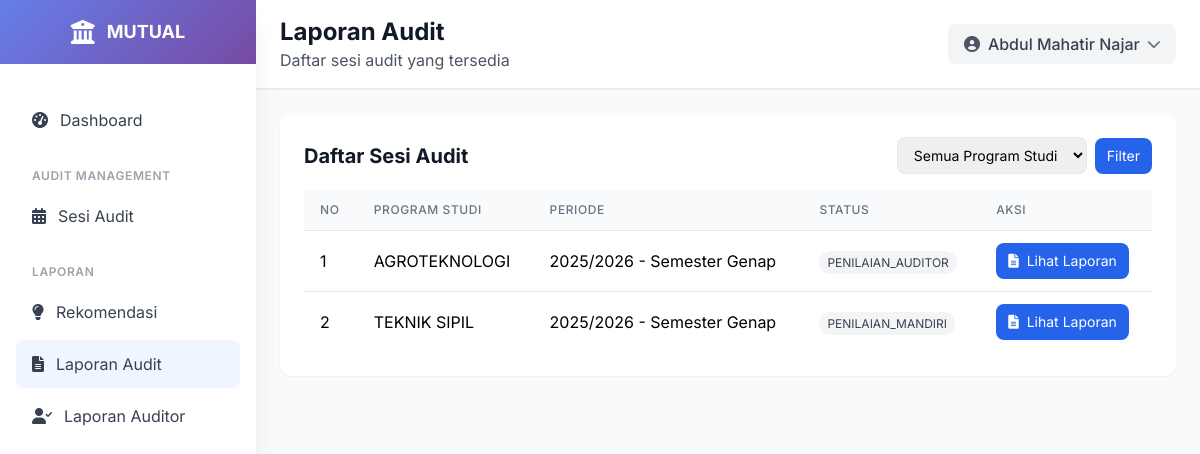
Screenshot of /laporan/ (signed in) with the database file from the repository.
### ami/models.py (models this page shows, shortened)
class AuditSession(models.Model):
    program_studi = models.ForeignKey(ProgramStudi, on_delete=models.CASCADE, related_name='audit_sessions')
    tahun_akademik = models.CharField(max_length=9)  # Contoh: "2023/2024"
    semester = models.CharField(max_length=2, choices=[
        ('G', 'Ganjil'),
        ('P', 'Genap'),
    ])
    tanggal_mulai_penilaian_mandiri = models.DateField(blank=True, null=True)
    tanggal_selesai_penilaian_mandiri = models.DateField(blank=True, null=True)
    tanggal_mulai_penilaian_auditor = models.DateField(blank=True, null=True)
    tanggal_selesai_penilaian_auditor = models.DateField(blank=True, null=True)
    status = models.CharField(max_length=20, choices=[
        ('DRAFT', 'Draft'),
        ('PENILAIAN_MANDIRI', 'Penilaian Mandiri'),  # Diperbaiki typo
        ('PENILAIAN_AUDITOR', 'Penilaian Auditor'),  # Diperbaiki typo
        ('SELESAI', 'SELESAI'),
    ], default='DRAFT')
    auditor_ketua = models.ForeignKey(Auditor, on_delete=models.SET_NULL, null=True, blank=True, related_name='ketua_audit_sessions')
    auditor_anggota = models.ManyToManyField(Auditor, related_name='anggota_audit_sessions', blank=True)
    class Meta:
        verbose_name = "Sesi Audit"
        verbose_name_plural = "Sesi Audit"
        unique_together = ['program_studi', 'tahun_akademik', 'semester']
        ordering = ['-tanggal_mulai_penilaian_mandiri']

class ProgramStudi(models.Model):
    lembaga_akreditasi = models.ForeignKey(LembagaAkreditasi, on_delete=models.PROTECT, related_name='program_studi')
    kode = models.CharField(max_length=10, unique=True)
    nama = models.CharField(max_length=255)
    fakultas = models.CharField(max_length=200, choices=[
        ('FKIP', 'FKIP'),
        ('FISIP', 'FISIP'),
        ('FEB', 'FEB'),
        ('FAKUM', 'FAKUM'),
        ('FAPERTA', 'FAPERTA'),
        ('FATEK', 'FATEK'),
        ('FMIPA', 'FMIPA'),
        ('FAHUT', 'FAHUT'),
        ('FK', 'FK'),
        ('FAPETKAN', 'FAPETKAN'),
        ('FKM', 'FKM'),
        ('Pascasarjana', 'Pascasarjana'),
    ])
    jenjang = models.CharField(max_length=50, choices=[
        ('D3', 'Diploma 3'),
        ('D4', 'Diploma 4'),
        ('S1', 'Sarjana'),
        ('S2', 'Magister'),
        ('S3', 'Doktor'),
    ])
    akreditasi = models.CharField(max_length=50, blank=True, null=True, choices=[
        ('unggul', 'UNGGUL'),
        ('baik_sekali', 'BAIK SEKALI'),
        ('baik', 'BAIK'),
        ('A', 'A'),
        ('B', 'B'),
        ('C', 'C'),
        ('belum', 'Belum Terakreditasi')
    ] )
    tanggal_akreditasi = models.DateField(blank=True, null=True)
    class Meta:
        verbose_name = "Program Studi"
        verbose_name_plural = "Program Studi"
        ordering = ['kode']

### ami/views.py (the view)
# urls.py: path("laporan/", views.laporan_index_audit, name="laporan_index_audit"),
@login_required
def laporan_index_audit(request):
    user_program_studi = get_user_program_studi(request.user)
    user_auditor = get_user_auditor(request.user)
    qs = AuditSession.objects.select_related('program_studi', 'auditor_ketua')\
        .prefetch_related('auditor_anggota').all()
    if not request.user.is_superuser:
        if user_program_studi:
            qs = qs.filter(program_studi=user_program_studi)
        elif user_auditor:
            qs = qs.filter(Q(auditor_ketua=user_auditor) | Q(auditor_anggota=user_auditor)).distinct()
    program_studi_id = request.GET.get('program_studi')
    if program_studi_id:
        qs = qs.filter(program_studi_id=program_studi_id)
    qs = qs.order_by('-tanggal_mulai_penilaian_mandiri')
    paginator = Paginator(qs, 10)
    page_number = request.GET.get('page')
    audit_sessions = paginator.get_page(page_number)
    programs = ProgramStudi.objects.all().order_by('nama')
    return render(request, 'ami/laporan_index_audit.html', {
        'audit_sessions': audit_sessions,
        'program_studi': programs,
        'user_program_studi': user_program_studi,
        'user_auditor': user_auditor
    })

### ami/views.py (called while the page is built)
def get_user_program_studi(user):
    try:
        if hasattr(user, 'koordinatorprogramstudi'):
            return user.koordinatorprogramstudi.program_studi
        return None
    except AttributeError:
        return None

def get_user_auditor(user):
    try:
        return user.auditor
    except AttributeError:
        return None

### templates/ami/laporan_index_audit.html (shortened to what this page needs)
{% extends 'base.html' %}
{% block page_title %}Laporan Audit{% endblock %}
{% block page_subtitle %}Daftar sesi audit yang tersedia{% endblock %}
{% block content %}
<div class="p-4 lg:p-6">
  <div class="bg-white rounded-xl shadow-sm p-4 lg:p-6">
    <div class="flex items-center justify-between mb-4">
      <h2 class="text-lg lg:text-xl font-bold text-gray-900">Daftar Sesi Audit</h2>
      <form method="get" class="flex items-center space-x-2">
        <select name="program_studi" class="border rounded-lg px-3 py-2 text-sm">
          <option value="">Semua Program Studi</option>
        </select>
        <button class="px-3 py-2 rounded-lg bg-blue-600 text-white text-sm">Filter</button>
      </form>
    </div>
    <div class="overflow-x-auto">
      <table class="min-w-full divide-y divide-gray-200">
        <thead class="bg-gray-50">
          <tr>
            <th class="px-4 py-3 text-left text-xs font-medium text-gray-500 uppercase tracking-wider">No</th>
            <th class="px-4 py-3 text-left text-xs font-medium text-gray-500 uppercase tracking-wider">Program Studi</th>
            <th class="px-4 py-3 text-left text-xs font-medium text-gray-500 uppercase tracking-wider">Periode</th>
            <th class="px-4 py-3 text-left text-xs font-medium text-gray-500 uppercase tracking-wider">Status</th>
            <th class="px-4 py-3 text-left text-xs font-medium text-gray-500 uppercase tracking-wider">Aksi</th>
          </tr>
        </thead>
        <tbody class="bg-white divide-y divide-gray-200">
          {% for s in audit_sessions %}
          <tr class="hover:bg-gray-50">
             <td class="px-4 py-3 whitespace-nowrap">{{ forloop.counter }}</td>
            <td class="px-4 py-3 whitespace-nowrap">{{ s.program_studi.nama }}</td>
            <td class="px-4 py-3 whitespace-nowrap">{{ s.tahun_akademik }} - Semester {{ s.get_semester_display }}</td>
            <td class="px-4 py-3 whitespace-nowrap">
              <span class="px-2 py-1 text-xs rounded-full bg-gray-100 text-gray-700">{{ s.status }}</span>
            </td>
            <td class="px-4 py-3 whitespace-nowrap">
              <a href="{% url 'ami:laporan_audit' session_id=s.id %}" class="inline-flex items-center px-3 py-2 text-sm rounded-lg bg-blue-600 text-white hover:bg-blue-700">
                <i class="fas fa-file-alt mr-2"></i>Lihat Laporan
              </a>
            </td>
          </tr>
          {% empty %}
          <tr><td colspan="4" class="px-4 py-6 text-center text-gray-500">Belum ada sesi audit.</td></tr>
          {% endfor %}
        </tbody>
      </table>
    </div>
  </div>
</div>
{% endblock %}

### templates/base.html (shortened to what this page needs)
<!DOCTYPE html>
<html lang="id">
<head>
    <script src="https://cdn.tailwindcss.com"></script>
    <link href="https://cdnjs.cloudflare.com/ajax/libs/font-awesome/6.0.0/css/all.min.css" rel="stylesheet">
    <link href="https://cdn.jsdelivr.net/npm/select2@4.1.0-rc.0/dist/css/select2.min.css" rel="stylesheet" />
    <link href="https://cdn.jsdelivr.net/npm/select2-bootstrap-5-theme@1.3.0/dist/select2-bootstrap-5-theme.min.css" rel="stylesheet" />
</head>
<body class="bg-gray-50">
    <div class="fixed inset-y-0 left-0 z-50 w-64 bg-white shadow-xl transform transition-transform duration-300 ease-in-out lg:translate-x-0 -translate-x-full flex flex-col" id="sidebar">
        <div class="flex items-center justify-center h-16 gradient-bg flex-shrink-0">
            <div class="flex items-center space-x-3">
                <i class="fas fa-university text-white text-2xl"></i>
                <span class="text-white font-bold text-lg">MUTUAL</span>
            </div>
        </div>
        <nav class="flex-1 overflow-y-auto mt-8 px-4 pb-4">
            <div class="space-y-2">
                <a href="{% url 'ami:dashboard' %}" class="sidebar-item flex items-center px-4 py-3 text-gray-700 rounded-lg transition-all duration-200 {% if request.resolver_match.url_name == 'dashboard' %}bg-blue-50 text-blue-600{% else %}hover:bg-gray-50{% endif %}">
                    <i class="fas fa-tachometer-alt mr-3"></i>
                    <span>Dashboard</span>
                </a>
                <div class="pt-4">
                    <p class="px-4 text-xs font-semibold text-gray-400 uppercase tracking-wider">Audit Management</p>
                    <div class="mt-2 space-y-1">
                        <a href="{% url 'ami:audit_session_list' %}" class="sidebar-item flex items-center px-4 py-3 text-gray-700 rounded-lg transition-all duration-200 {% if request.resolver_match.url_name == 'audit_session_list' %}bg-blue-50 text-blue-600{% else %}hover:bg-gray-50{% endif %}">
                            <i class="fas fa-calendar-alt mr-3"></i>
                            <span>Sesi Audit</span>
                        </a>
                    </div>
                </div>
                <div class="pt-4">
                    <p class="px-4 text-xs font-semibold text-gray-400 uppercase tracking-wider">Laporan</p>
                    <div class="mt-2 space-y-1">
                        <a href="#" class="sidebar-item flex items-center px-4 py-3 text-gray-700 rounded-lg transition-all duration-200 hover:bg-gray-50">
                            <i class="fas fa-lightbulb mr-3"></i>
                            <span>Rekomendasi</span>
                        </a>
                        <a href="{% url 'ami:laporan_index_audit' %}"
                            class="sidebar-item flex items-center px-4 py-3 text-gray-700 rounded-lg transition-all duration-200 {% if request.resolver_match.url_name == 'laporan_index_audit' %}bg-blue-50 text-blue-600{% else %}hover:bg-gray-50{% endif %}">
                             <i class="fas fa-file-alt mr-3"></i>
                            <span>Laporan Audit</span>
                        </a>
                        <a href="{% url 'ami:laporan_index_auditor' %}"
                            class="sidebar-item flex items-center px-4 py-3 text-gray-700 rounded-lg transition-all duration-200 {% if request.resolver_match.url_name == 'laporan_index_auditor' %}bg-blue-50 text-blue-600{% else %}hover:bg-gray-50{% endif %}">
                            <i class="fas fa-user-check mr-3"></i>
                             <span>Laporan Auditor</span>
                        </a>
                    </div>
                </div>
            </div>
        </nav>
    </div>
    <div class="lg:ml-64 flex flex-col min-h-screen">
        <header class="bg-white shadow-sm border-b border-gray-200">
            <div class="flex items-center justify-between px-4 lg:px-6 py-4">
                <div class="lg:block hidden">
                    <h1 class="text-xl lg:text-2xl font-bold text-gray-900">{% block page_title %}{% endblock %}</h1>
                    <p class="text-gray-600">{% block page_subtitle %}{% endblock %}</p>
                </div>
                <div class="flex items-center space-x-4">
                    <div class="relative">
                        <button id="profileButton" class="flex items-center space-x-2 bg-gray-100 hover:bg-gray-200 px-4 py-2 rounded-lg transition-colors">
                            <i class="fas fa-user-circle text-gray-600"></i>
                            <span class="text-gray-700 font-medium">{{ user.get_full_name|default:user.username }}</span>
                            <i class="fas fa-chevron-down text-gray-500 text-sm transition-transform" id="chevronIcon"></i>
                        </button>
                    </div>
                </div>
            </div>
        </header>
        {% block content %}{% endblock %}
    </div>
</body>
</html>

### templates/base.html (style rules this page uses)
body { font-family: 'Inter', sans-serif; }
.gradient-bg { background: linear-gradient(135deg, #667eea 0%, #764ba2 100%); }

### rows the page displays
AuditSession: program_studi.nama "AGROTEKNOLOGI", tahun_akademik "2025/2026", semester "Genap", status "PENILAIAN_AUDITOR"
AuditSession: program_studi.nama "TEKNIK SIPIL", tahun_akademik "2025/2026", semester "Genap", status "PENILAIAN_MANDIRI"

### other values shown
{{ user.get_full_name|default:user.username }} "Abdul Mahatir Najar"
